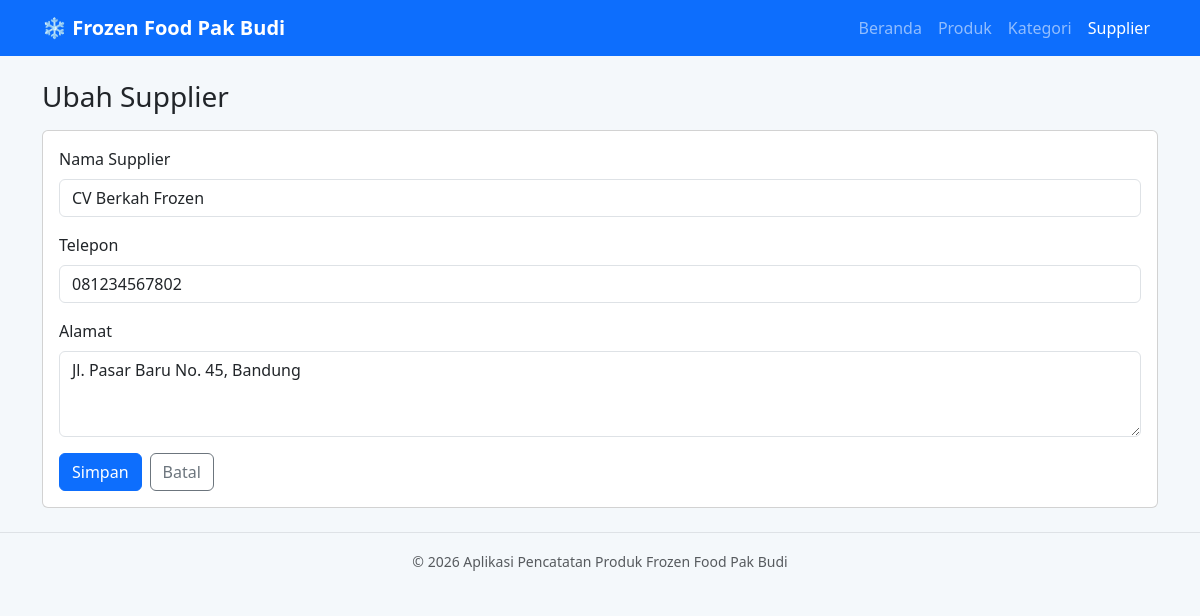
/supplier_form.php?id=2, run on the app's committed database.
### tables this page shows
CREATE TABLE supplier (
    id_supplier   INT UNSIGNED NOT NULL AUTO_INCREMENT,
    nama_supplier VARCHAR(100) NOT NULL,
    telepon       VARCHAR(20)  NOT NULL,
    alamat        VARCHAR(255) NOT NULL,
    PRIMARY KEY (id_supplier),
    UNIQUE KEY uq_nama_supplier (nama_supplier)
);

### includes/functions.php (called while the page is built, shortened)
<?php
function e($teks)
{
    return htmlspecialchars((string) $teks, ENT_QUOTES, 'UTF-8');
}
function ambil_id($nilai)
{
    $id = filter_var($nilai, FILTER_VALIDATE_INT);
    return ($id !== false && $id > 0) ? $id : 0;
}

### supplier_form.php (the view, shortened to what this page needs)
<?php
require_once __DIR__ . '/config.php';
require_once __DIR__ . '/includes/functions.php';
$id = ambil_id($_GET['id'] ?? ($_POST['id'] ?? 0));
$data = ['nama_supplier' => '', 'telepon' => '', 'alamat' => ''];
if ($id > 0) {
    $stmt = $pdo->prepare('SELECT * FROM supplier WHERE id_supplier = ?');
    $stmt->execute([$id]);
    $ada = $stmt->fetch();
    $data = $ada;
}
$judul = $id > 0 ? 'Ubah Supplier' : 'Tambah Supplier';
require_once __DIR__ . '/includes/header.php';
?>
<h1 class="h3 mb-3"><?= e($judul) ?></h1>
<form method="post" class="card card-body" novalidate>
    <div class="mb-3">
        <label for="nama_supplier" class="form-label">Nama Supplier</label>
        <input type="text" id="nama_supplier" name="nama_supplier" class="form-control" maxlength="100"
               value="<?= e($data['nama_supplier']) ?>" required>
    </div>
    <div class="mb-3">
        <label for="telepon" class="form-label">Telepon</label>
        <input type="text" inputmode="tel" id="telepon" name="telepon" class="form-control" maxlength="20"
               value="<?= e($data['telepon']) ?>" required>
    </div>
    <div class="mb-3">
        <label for="alamat" class="form-label">Alamat</label>
        <textarea id="alamat" name="alamat" class="form-control" rows="3" maxlength="255" required><?= e($data['alamat']) ?></textarea>
    </div>
    <div class="d-flex gap-2">
        <button type="submit" class="btn btn-primary">Simpan</button>
        <a href="supplier.php" class="btn btn-outline-secondary">Batal</a>
    </div>
</form>
<?php require_once __DIR__ . '/includes/footer.php'; ?>

### assets/style.css (style rules this page uses)
body { background-color: #f4f8fb; }

### data on the page
supplier: nama_supplier "CV Berkah Frozen", telepon "081234567802", alamat "Jl. Pasar Baru No. 45, Bandung"

### other printed values
$judul "Ubah Supplier"
